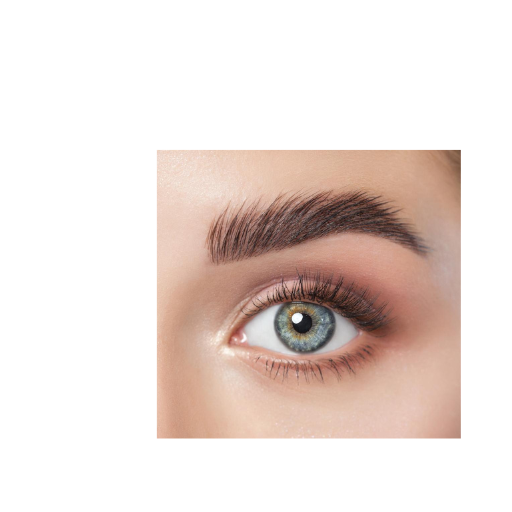
#> input picture ojo.png, 512 x 512 px
$ jupyter execute 'Part 2.ipynb'
#> lines starting #> are read from the running program, lines starting #| are printed output that depends on the picture; after the words box and inside, x2 and y2 are one past the last pixel; in counts of white or black regions, pixels touching at a corner belong together
## Image processing
## Course work 2 (Part 2) - First way to do it
### María Cristina Velázquez Garcia
### María Fernanda Zavala López

### Instructions

Part 2 is very similar to part 1, in theory. This time, you will create your own 2 input color images.

Be creative and have fun with it, you could use your camera phone, but you need to consider an
ideal angle and light settings (right?).

Next, create a gray-scale image mask (how will you do it?). Consider the characteristics of you input
images.

Once everything is ready, blend the images in a seamless way. The color resulting image should
show a smooth transition between the two images). 60 pts.

Find an example below

### Theory

The Gaussian smoothing operator is a 2-D convolution operator that is used to blur images and remove detail and noise. In this sense it is similar to the mean filter, but it uses a different kernel that represents the shape of a Gaussian (bell-shaped) hump. This kernel has some special properties which are detailed below.

**How it works**
The Gaussian distribution in 1-D has the form:

where sigma is the standard deviation of the distribution. We have also assumed that the distribution has a mean of zero (i.e. it is centered on the line x=0).

In 2-D, an isotropic (i.e. circularly symmetric) Gaussian has the form:

**Images to use**

### Code

[cell 1]
# Import libraries and utilities
import cv2 as cv
import numpy as np
import matplotlib.pyplot as plt
from PIL import Image

This function helps to make the gaussian filter to smooth the image

[cell 2]
def getkernel2(size=11, s=3.0):
    def gaussian_kernel(x, sigma=1.0):
        return np.exp(-x*2/(2*sigma*2))

    kernel = np.zeros((size, size), dtype=np.float32)
    centerx, centery = size // 2, size // 2
    for i in range(size):
        for j in range(size):
            dist_center = np.sqrt((i - centerx)**2 + (j - centery)**2)
            kernel[i, j] = dist_center

    kernel2 = gaussian_kernel(kernel, sigma=s)
    return kernel2

This function helps to create the correct mask for the eye to fit in the hand, in this case, the kernel takes the shape of a circle

[cell 3]
def create_circular_mask(h, w, center=None, radius=None):
    if center is None:
        center = (int(w/2), int(h/2))

    if radius is None:
        radius = min(center[0], center[1], w-center[0], h-center[1])

    Y, X = np.ogrid[:h, :w]
    dist_from_center = np.sqrt((X - center[0])**2 + (Y-center[1])**2)

    mask = dist_from_center <= radius
    return mask

[cell 4]
# Import image to use (eye)
A = cv.imread('ojo.png')
#> A is the input picture: shape (512, 512, 3); mean B, G, R 216.6, 221.9, 234.3
A = cv.cvtColor(A,cv.COLOR_BGR2RGB)

# Resize the image to make is squared
A = cv.resize(A,(512,512))

# Import image to use (hand)
B = cv.imread('mano.jpg')
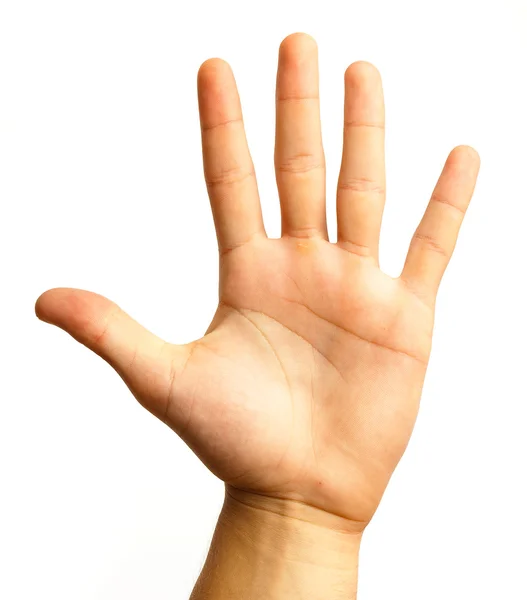
#> input picture mano.jpg, 527 x 600 px
#> B is the input picture: shape (600, 527, 3); mean B, G, R 210.3, 226.8, 245.9
B = cv.cvtColor(B,cv.COLOR_BGR2RGB)

# Resize the image to make is squared
B = cv.resize(B,(512,512))
#> B: shape (512, 512, 3)

# We create the mask in the shape to make it look like with the shape of the eye inside the hand
mask = create_circular_mask(A.shape[0],A.shape[1],[512/1.7, 512/1.6], radius=65)
mask = np.stack([mask,mask,mask],axis=-1)

A = np.where(mask,A,0)
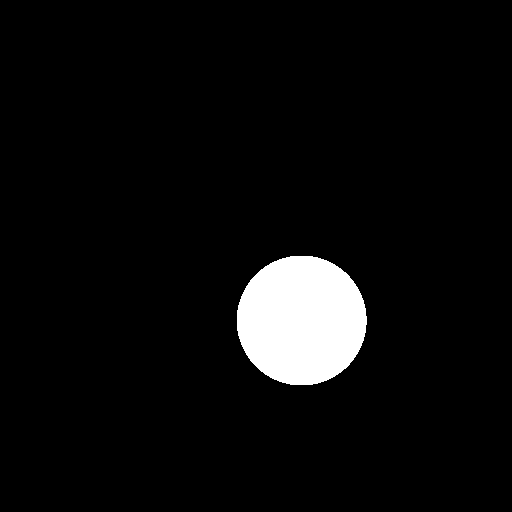
#> mask: shape (512, 512, 3) bool; 5.1% white; 1 white region, box (x1, y1, x2, y2) and area: (237, 256, 367, 385) 13262
B = np.where(mask,0,B)

# generate Gaussian pyramid for A
levels = 3
G = A.copy()
gpA = [G]
for i in range(6):
    G = cv.pyrDown(G)
    gpA.append(G)
#> after the loop, gpA = 7 items

# generate Gaussian pyramid for B
G = B.copy()
gpB = [G]
for i in range(6):
    G = cv.pyrDown(G)
    gpB.append(G)
#> this loop made 6 passes
#> pass 3, `G = cv.pyrDown(G)`:
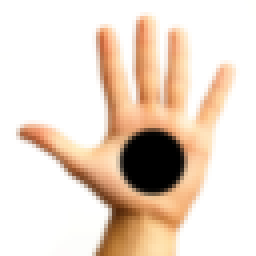
#> G: shape (64, 64, 3) (shown 4 times larger); mean R, G, B 233.7, 217.2, 203.1
#> after the loop, gpB = 7 items

# generate Laplacian Pyramid for A
lpA = [gpA[levels]]
for i in range(levels,0,-1):
    GE = cv.pyrUp(gpA[i])
    L = cv.subtract(gpA[i-1],GE)
    lpA.append(L)
#> this loop made 3 passes
#> pass 1, `L = cv.subtract(gpA[i-1],GE)`:
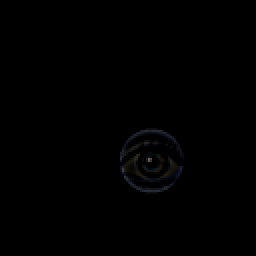
#> L: shape (128, 128, 3) (shown 2 times larger); mean of channels 0, 1, 2 0.7, 0.6, 0.5; drawn as B, G, R
#> after the loop, lpA = 4 items

# generate Laplacian Pyramid for B
lpB = [gpB[levels]]
for i in range(levels,0,-1):
    GE = cv.pyrUp(gpB[i])
    L = cv.subtract(gpB[i-1],GE)
    lpB.append(L)
#> after the loop, lpB = 4 items

# Now add left and right halves of images in each level
LS = []
for la,lb in zip(lpA,lpB):
    rows,cols,dpt = la.shape
    LS.append(la+lb)
#> this loop made 4 passes
#> (rows, cols) on passes 1 to 4: (64, 64), (128, 128), (256, 256), (512, 512)
#> after the loop, LS = 4 items

# now reconstruct
ls_ = LS[0]
for i in range(1,levels+1):
    ls_ = cv.pyrUp(ls_)
    ls_ = cv.add(ls_, LS[i])
#> this loop made 3 passes
#> pass 1, `ls_ = cv.add(ls_, LS[i])`:
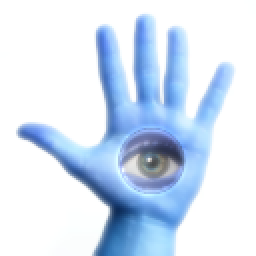
#> ls_: shape (128, 128, 3) (shown 2 times larger); mean of channels 0, 1, 2 243.4, 226.1, 211.8; drawn as B, G, R

plt.imshow(ls_ )

The problem with this implementation (based on the Part 1 of the project) was that it was not able to apply the Gaussian filter mentioned before

## Image processing
## Course work 2 (Part 2) - Second way to do it

[cell 5]
# Import libraries and utilities needed
import cv2
import numpy as np
import matplotlib.pyplot as plt
import skimage
import skimage.exposure as exposure
from skimage.draw import ellipse

#### Functions

[cell 6]
def img2uint8(data):
    minV = np.min(data)
    maxV = np.max(data)

    data = (data-minV) / (maxV-minV)

    data = 255 * data

    return data.astype(np.uint8)

def makeGaussianFilter(numRows, numCols, sigma, highPass=True):
    ctrY = int(numRows/2) + 1 if numRows % 2 == 1 else int(numRows/2)
    ctrX = int(numCols/2) + 1 if numCols % 2 == 1 else int(numCols/2)
    Y, X = np.mgrid[0:numRows, 0:numCols]
    imgFilter = np.exp(-1.0 * ((X - ctrX)**2 + (Y - ctrY)**2) / (2 * sigma**2))

    return 1 - imgFilter if highPass else imgFilter

def filterDFT(imageMatrix, filterMatrix):
    shiftedDFT = np.fft.fftshift(np.fft.fft2(imageMatrix))
    filteredDFT = shiftedDFT * filterMatrix

    return np.fft.ifft2(np.fft.ifftshift(filteredDFT))


def lowPass(imageMatrix, sigma):
    n,m = imageMatrix.shape

    return filterDFT(imageMatrix, makeGaussianFilter(n, m, sigma, highPass=False))


def highPass(imageMatrix, sigma):
    n,m = imageMatrix.shape

    return filterDFT(imageMatrix, makeGaussianFilter(n, m, sigma, highPass=True))


def stackGaussian(img, sigmas):
    gaussStack = []
    gaussStack.append(img.astype(float))
    for sigma in sigmas:
        imgLPF = lowPass(img, sigma)
        gaussStack.append(imgLPF.real)
    return np.array(gaussStack)


def stackLaplacian(img, sigmas):
    laplaceStack = []
    gaussStack = stackGaussian(img, sigmas)

    for i, sigma in enumerate(sigmas):
        imgHPF = gaussStack[i] - gaussStack[i+1]
        laplaceStack.append(imgHPF)

    laplaceStack.append(gaussStack[-1])
    return np.array(laplaceStack)


def img_blend(imgA, imgB, mask, wA, wB, sigmas):
    imgAL  = stackLaplacian(imgA, sigmas)
    imgBL  = stackLaplacian(imgB, sigmas)
    maskG  = stackGaussian(mask, sigmas)
    imgC = np.zeros((imgA.shape[0], imgA.shape[1]))
    N    = len(sigmas)+1
    for i in range(0, N):
        imgC += wA[i]*maskG[i]*imgAL[i] + wB[i]*(1-maskG[i])*imgBL[i]

    return imgC

This function helps to create the correct mask for the eye to fit in the hand, in this case, the kernel takes the shape of a circle

[cell 7]
def create_circular_mask(h, w, center=None, radius=None):
    if center is None:
        center = (int(w/2), int(h/2))

    if radius is None:
        radius = min(center[0], center[1], w-center[0], h-center[1])
    Y, X = np.ogrid[:h, :w]
    dist_from_center = np.sqrt((X - center[0])**2 + (Y-center[1])**2)

    mask = dist_from_center <= radius
    return mask

[cell 8]
# Import images
imgA = cv2.imread('ojo.png')
imgA = cv2.cvtColor(src=imgA, code=cv2.COLOR_RGB2GRAY)
imgA = cv2.resize(imgA,(512,512))

imgB = cv2.imread('mano.jpg')
imgB = cv2.cvtColor(src=imgB, code=cv2.COLOR_RGB2GRAY)
imgB = cv2.resize(imgB,(512,512))
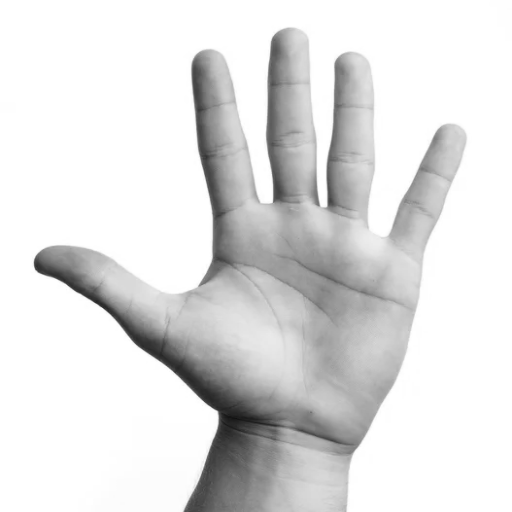
#> imgB: shape (512, 512); min 16, max 255, mean 224

# Select and colocate the mask where you'd like the eye to appear inside the hand
mask     = create_circular_mask(512, 512, center = [512/1.7, 512/1.6], radius = 65)

fig, ax = plt.subplots(nrows=1, ncols=3, figsize=(18,6))

# Shows the images we'll be using along the algorithm
ax[0].imshow(imgA, interpolation='antialiased', cmap=plt.cm.gray)
ax[0].set_axis_off()
ax[1].imshow(imgB, interpolation='antialiased', cmap=plt.cm.gray)
ax[1].set_axis_off()
ax[2].imshow(mask, interpolation='antialiased', cmap=plt.cm.gray)
ax[2].set_axis_off()
plt.show()
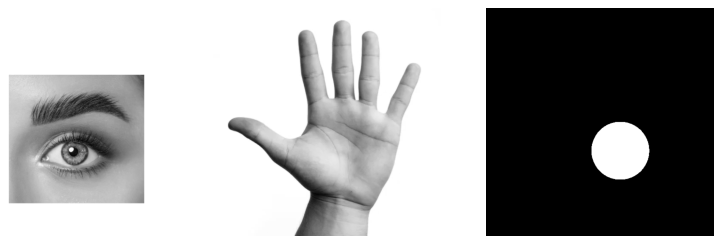
#> figure drawn by matplotlib, 3 panels

[cell 9]
sigmas = [32, 16, 8, 4]
imgAL  = stackLaplacian(imgA, sigmas)
#> after the loop in stackGaussian, `for sigma in sigmas:`: gaussStack = 5 items
#> after the loop in stackLaplacian, `for i, sigma in enumerate(sigmas):`: laplaceStack = 4 items
imgBL  = stackLaplacian(imgB, sigmas)
#> the loop in stackLaplacian (call 2), `for i, sigma in enumerate(sigmas):` made 4 passes
#> pass 1, in stackLaplacian (call 2), `imgHPF = gaussStack[i] - gaussStack[i+1]`:
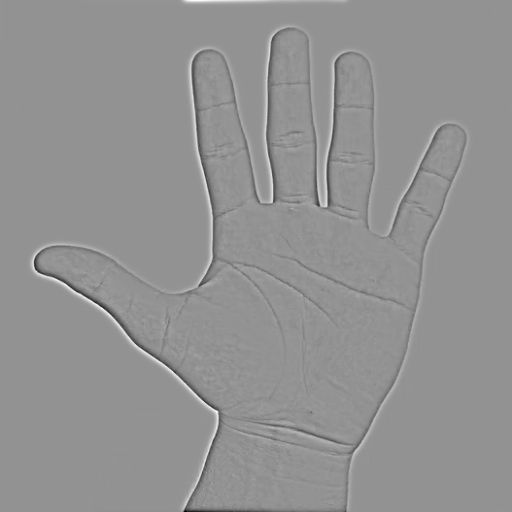
#> imgHPF: shape (512, 512) float64; min -106.5, max 78.59, mean 0; drawn with min black and max white
maskG  = stackGaussian(mask, sigmas)

N = len(sigmas)+1
fig, ax = plt.subplots(nrows=3, ncols=N, figsize=(N*6,18))
for i in range(0,N):
    ax[0,i].imshow(imgAL[i], interpolation='antialiased', cmap=plt.cm.gray)
    ax[0,i].set_axis_off()
    ax[1,i].imshow(imgBL[i], interpolation='antialiased',  cmap=plt.cm.gray)
    ax[1,i].set_axis_off()
    ax[2,i].imshow(maskG[i], interpolation='antialiased', cmap=plt.cm.gray)
    ax[2,i].set_axis_off()
plt.show()

imgAG = stackGaussian(imgA, sigmas)
N = len(sigmas)+1
fig, ax = plt.subplots(nrows=1, ncols=N, figsize=(N*6,18))
for i in range(0,N):
    ax[i].imshow(imgAG[i], interpolation='antialiased', cmap=plt.cm.gray)
    ax[i].set_axis_off()
plt.show()
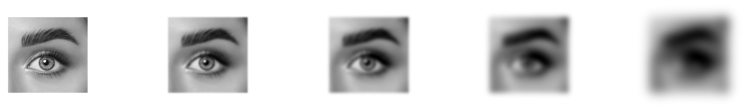
#> figure drawn by matplotlib, 5 panels

[cell 10]
# image blending version
wA   = [0.5, 0.5, 0.5, 0.5, 0.5]
wB   = [0.5, 0.5, 0.5, 0.5, 0.5]

imgC = img_blend(imgA, imgB, mask, wA, wB, sigmas)
#> after the loop in img_blend, `for i in range(0, N):`:
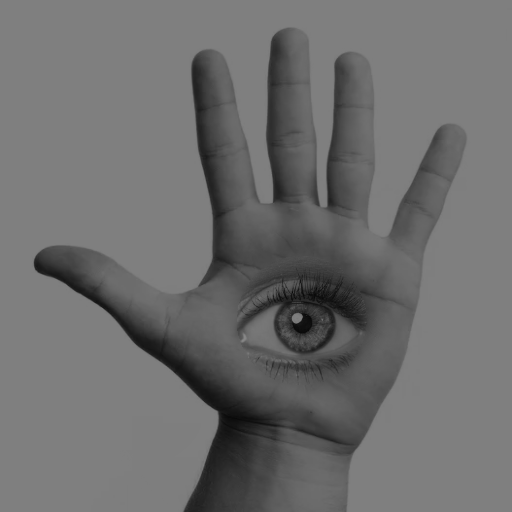
#> imgC: shape (512, 512) float64; min 8.18, max 135.5, mean 110.5
